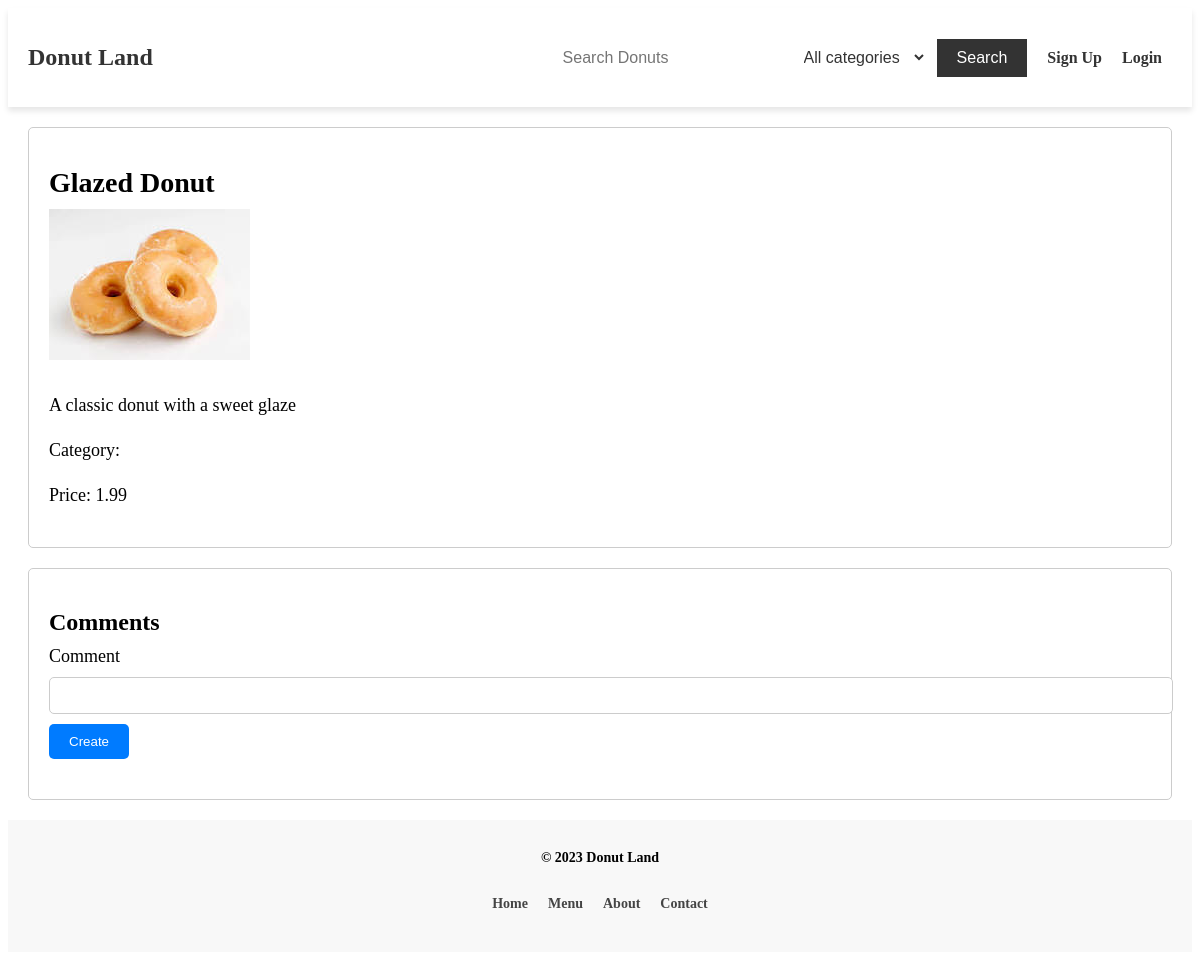
Page /item/item.php?id=82 on the committed database.
### tables this page shows
CREATE TABLE `items` (
  `id` int(11) NOT NULL,
  `name` varchar(30) NOT NULL,
  `description` varchar(300) NOT NULL,
  `price` decimal(10,2) NOT NULL,
  `image` varchar(100) DEFAULT NULL,
  `created_at` timestamp NOT NULL DEFAULT current_timestamp() ON UPDATE current_timestamp(),
  `updated_at` timestamp NOT NULL DEFAULT '0000-00-00 00:00:00',
  `category_id` int(11) NOT NULL
);

### item/item.php (the view, shortened to what this page needs)
<!DOCTYPE html>
<html lang="en">
<head>
  <link rel="stylesheet" href="../styles/item/item.css">
</head>
<body>
  <?php require_once '../header.php'; ?>
  <?php
    require_once '../database/connect.php';
    $id = htmlspecialchars($_GET['id'], ENT_QUOTES, 'UTF-8')  ?? 1;
    $sql = 'SELECT * FROM items WHERE id = ?;';
    $stmt = $pdo->prepare($sql);
    $stmt->execute([$id]);
    $item = $stmt->fetch(PDO::FETCH_ASSOC);
  ?>
  <div class="item">
    <h1><?php echo $item['name']; ?></h1>
    <?php if ($item['image']) { ?>
      <img src="../images/<?php echo $item['image']; ?>" alt="<?php echo $item['name']; ?>">
    <?php } ?>
    <p><?php echo $item['description']; ?></p>
    <p>Category: <?php echo $item['category_name']; ?></p>
    <p>Price: <?php echo $item['price']; ?></p>
  </div>
  <div class="comments">
    <h2>Comments</h2>
    <form action="/scripts/comment/create" method="post">
          <label for="comment">Comment</label>
          <input type="text" name="comment" id="comment" required>
          <input type="submit" value="Create">
        </form>
  </div>
  <?php require_once '../footer.php'; ?>
</body>
</html>

### styles/item/item.css (style rules this page uses)
.item { margin: 20px; padding: 20px; border: 1px solid #ccc; border-radius: 5px; }
.item h1 { font-size: 28px; margin-bottom: 10px; }
.item img { max-width: 100%; height: auto; margin-bottom: 10px; }
.item p { font-size: 18px; line-height: 1.5; }
.comments { margin: 20px; padding: 20px; border: 1px solid #ccc; border-radius: 5px; }
.comments h2 { font-size: 24px; margin-bottom: 10px; }
.comments form label { display: block; font-size: 18px; margin-bottom: 10px; }
.comments form input[type="text"] { display: block; width: 100%; padding: 10px; margin-bottom: 10px; border-radius: 5px; border: 1px solid #ccc; }
.comments form input[type="submit"] { background-color: #007bff; color: #fff; padding: 10px 20px; border: none; border-radius: 5px; cursor: pointer; }

### rows in the picture
items: name "Glazed Donut", image (picture), description "A classic donut with a sweet glaze", price "1.99"
